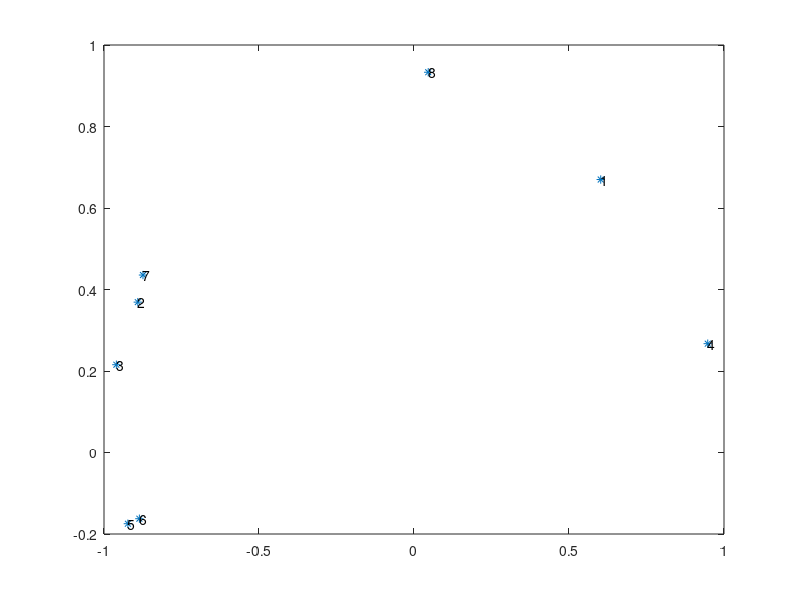

This figure's MATLAB source:
% ex1

X = load('car.dat');   
[n p] = size(X)
[COEFF, SCORE, LATENT, TSQUARED, EXPLAINED, MU] = pca(X)

% use the three first PCs

pc1 = X*COEFF(:,1);
pc2 = X*COEFF(:,2);

C = corr(X, [pc1, pc2])
plot(C(:,1), C(:,2), '*')
for i = 1:p
    text(C(i,1), C(i,2), num2str(i))
end